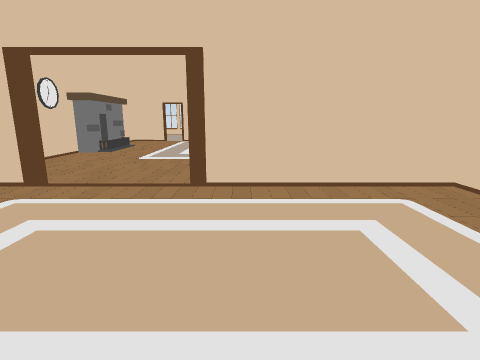
View 1 (above)

24 first-person views from a walk through a 3-D level made in the Unity game engine. The camera is 1.2 m above the floor, tilts 12° down and sees 80° across. Doors are open. The floor is counted in squares, 0.5 m on a side. Each view is taken from the middle of a square. On the plan, view 1 faces up. The plan holds only what a view shows up to about 18 squares ahead; the rest is blank. The place goes on beyond the plan. The player character is not drawn. Some surface patterns are stand-ins.

View 2
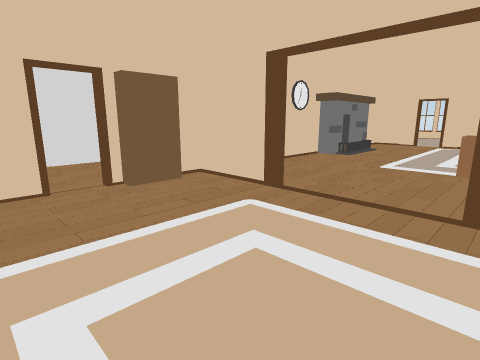

View 3
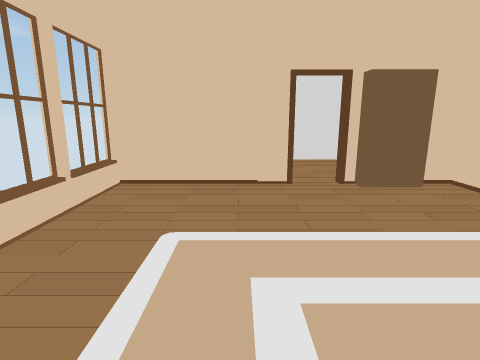

View 4
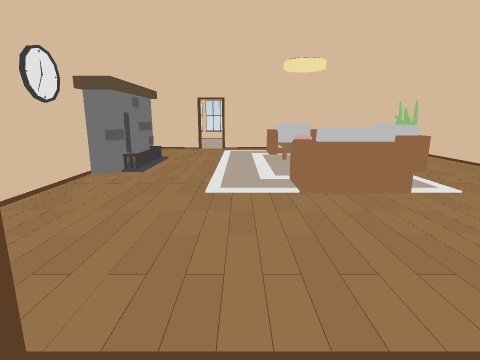

View 5
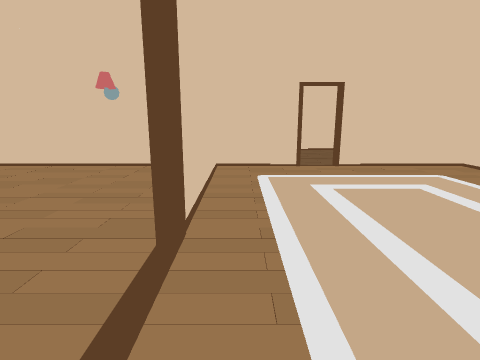

View 6
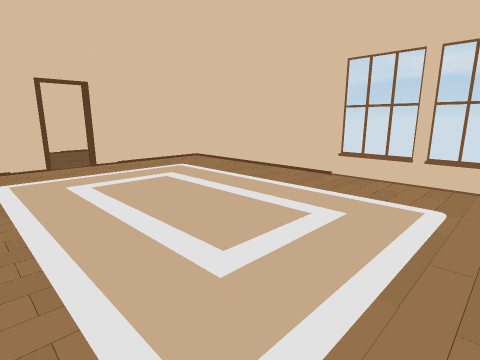

View 7
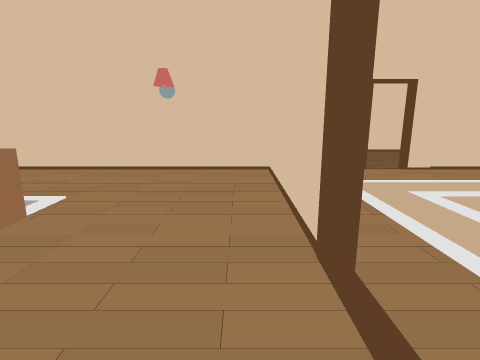

View 8
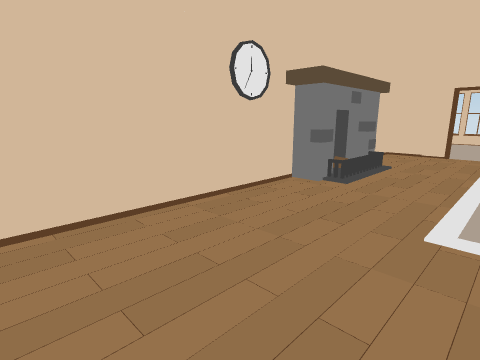

View 9
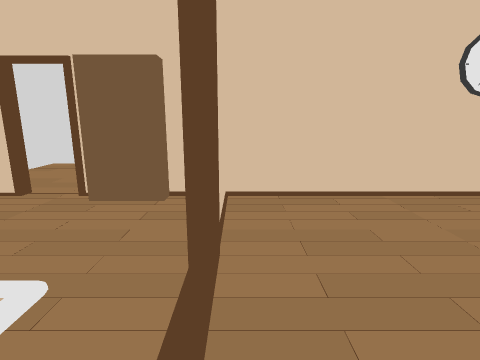

View 10
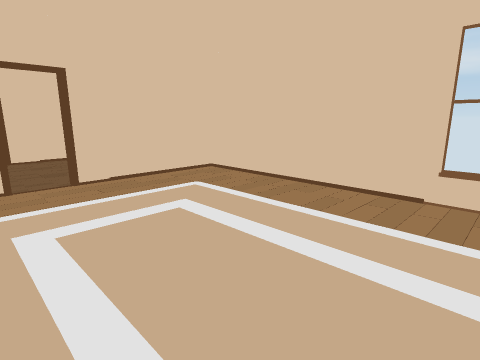

View 11
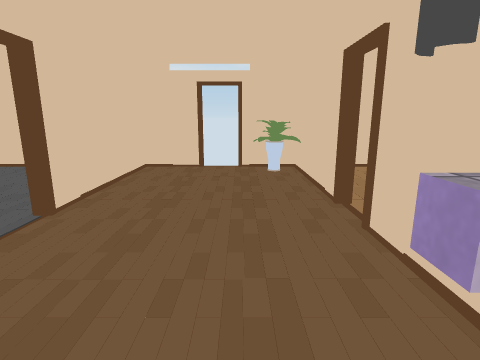

View 12
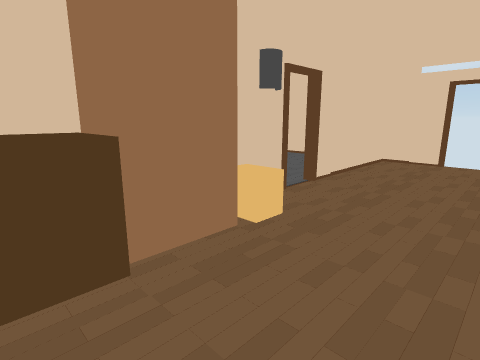

View 13
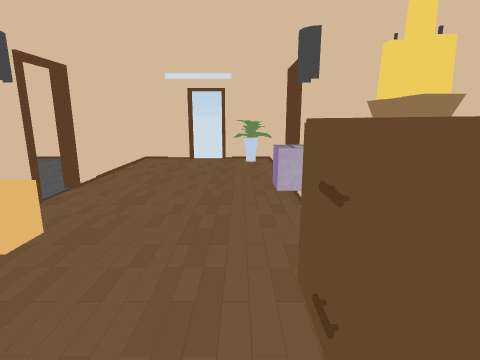

View 14
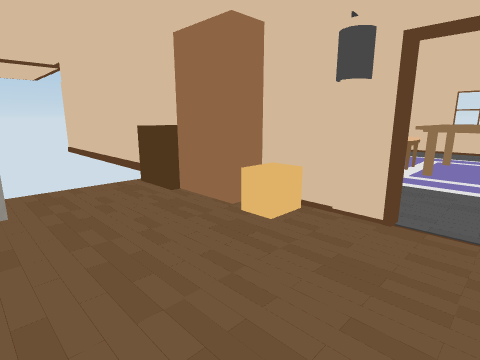

View 15
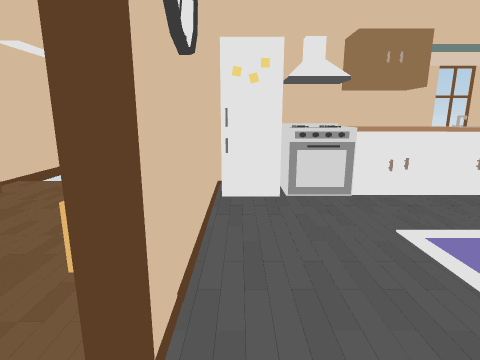

View 16
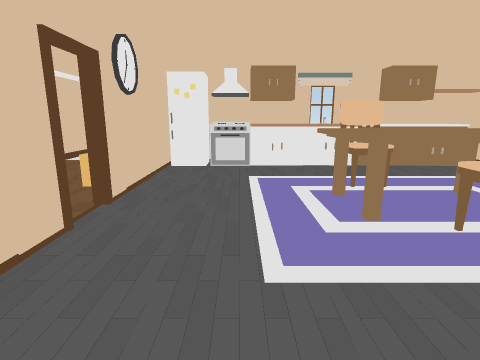

View 17
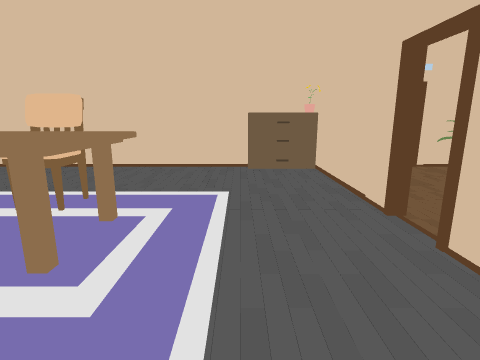

View 18
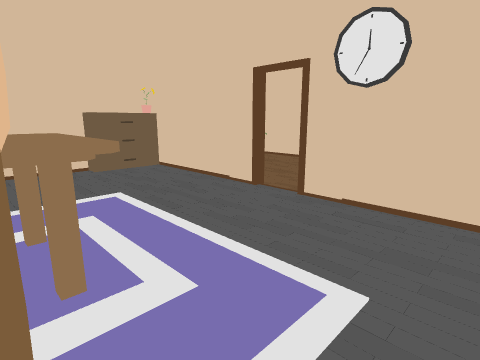

View 19
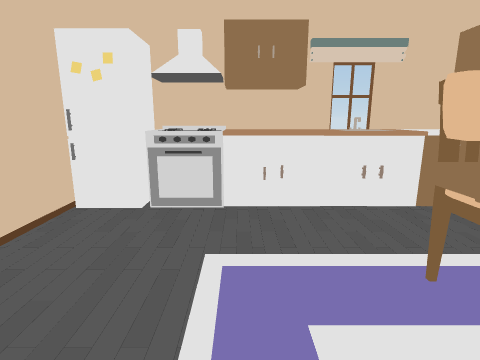

View 20
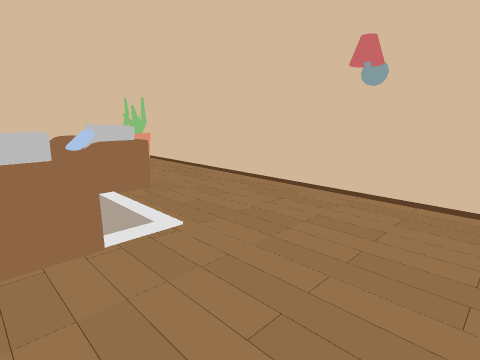

View 21
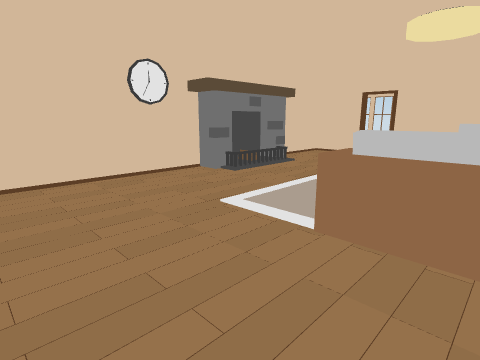

View 22
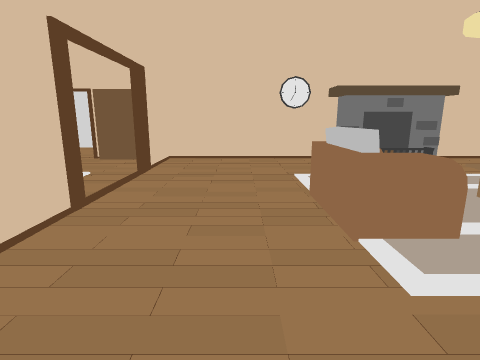

View 23
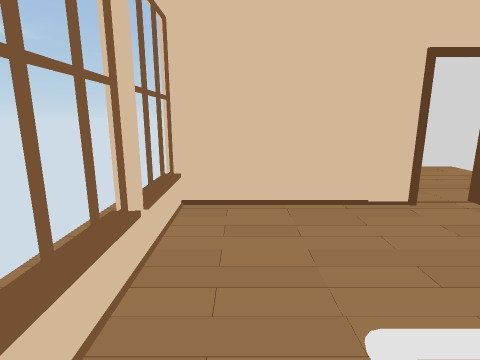

View 24
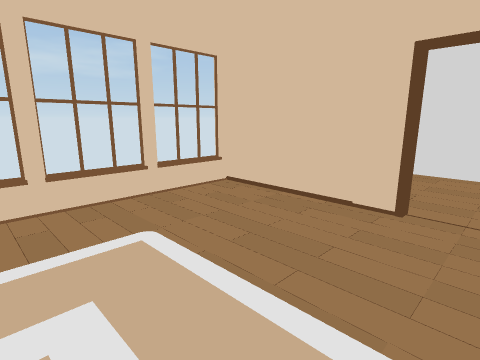

### Floor plan
Points are (right, up) in squares from view 1. A wall is a line through its corners. A room is listed if a view was taken in it or the views show most of it. See-through windows are left out.
Room 1 (views 1, 2, 3, 4, 5, 6, 7, 8, 9, 10, 20, 21, 22, 23, 24)
walls: (7.9, 15.5) (7.9, 26.5); (-12, 8.7) (-11.3, 8.7) (-11.3, 6.5) (-12, 6.5); (7.9, 5.8) (7.9, 10.2) (-1.8, 10.2) (-1.8, 10.5) (7.9, 10.5) (7.9, 14.5); (-11.9, 4) (-11.9, -2.7) (7.9, -2.7) (7.9, 4); (-11.9, 21.1) (-11.9, 10.5) (-7.3, 10.5) (-7.3, 10.2) (-11.9, 10.2) (-11.9, 5.9)
ways out: opening at (8, 5) to room 2; open door at (-12, 4.5)
objects: fireplace (-11, 21); fireplace (-11, 26); sofa (-3, 17) to (1, 18); sofa (2, 21) to (4, 24); sofa (2, 26) to (3, 26); pillow (3, 25)
Room 2 (views 11, 12, 13, 14)
walls: (15.9, 6.9) (15.9, 7.6); (7.9, 4) (8.1, 4) (8.1, -2.7) (11.1, -2.7); (15.9, 9.4) (15.9, 10.7) (14.4, 10.7) (14.4, 13.4); (15.4, 10.8) (15.4, 14.6); (9.1, 11.6) (9.1, 11.1); (14.1, 13.3) (14.1, 15.6); (14, 13.4) (15.9, 13.4) (15.9, 17); (8.1, 12.8) (8.1, 5.8); (12.9, -2.7) (15.9, -2.7) (15.9, 5.1); (9.1, 14.3) (9.1, 13.5); (7.9, 14.5) (7.9, 15.5)
low walls: (15.4, 15.5) (14, 15.5)
ways out: opening at (8, 5) to room 1; opening at (16, 7.5) to room 3
objects: flower (9, -2) to (10, -1); lamp (9, 8); cube (9, 10); candle (9, 12); candle (9, 13); lamp (15, 8) to (16, 8)
Room 3 (views 15, 16, 17, 18, 19)
walls: (16.2, 7.6) (16.2, 6.9) (15.9, 6.9); (15.9, 5.1) (16.2, 5.1) (16.2, -2.7) (25.5, -2.7); (17.5, -1.7) (19.6, -1.7) (19.6, -2.6); (25.5, 15.5) (18.1, 15.5); (16.2, 15.6) (16.2, 9.4)
ways out: opening at (16, 7.5) to room 2
objects: box (16, 9); other object (17, -2); fridge (17, 14) to (18, 15); oven (19, 14) to (21, 15); table (22, 5) to (25, 8); other object (22, 14) to (23, 15); other object (23, 14) to (25, 15); chair (24, 9) to (25, 10); chair (25, 3) to (25, 5)

Positions as (right, up) in squares from view 1, and headings:
1: (0, 0), facing up
2: (-1, 2), facing up-left
3: (-1, 2), facing left
4: (-5, 8), facing up
5: (-7, 9), facing right
6: (-8, 9), facing down-right
7: (-6, 12), facing right
8: (-5, 11), facing up-left
9: (-3, 11), facing left
10: (-4, 7), facing down-right
11: (11, 12), facing down
12: (10, 15), facing down-right
13: (10, 15), facing down
14: (9, 5), facing up-right
15: (17, 5), facing up
16: (20, -1), facing up
17: (20, 12), facing down
18: (24, 12), facing down-left
19: (21, 6), facing up
20: (-1, 12), facing up-right
21: (0, 12), facing up-left
22: (6, 15), facing left
23: (-4, -1), facing left
24: (-4, 6), facing down-left
